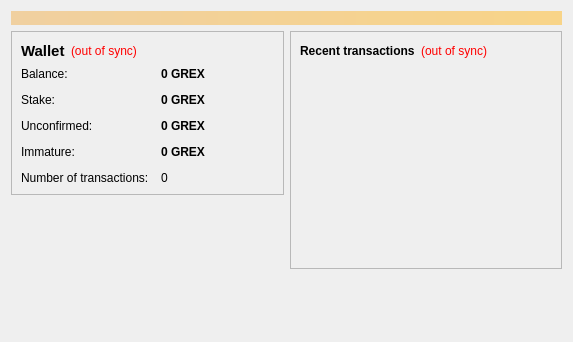
<?xml version="1.0" encoding="UTF-8"?>
<ui version="4.0">
 <class>OverviewPage</class>
 <widget class="QWidget" name="OverviewPage">
  <property name="geometry">
   <rect>
    <x>0</x>
    <y>0</y>
    <width>573</width>
    <height>342</height>
   </rect>
  </property>
  <property name="windowTitle">
   <string>Form</string>
  </property>
  <layout class="QVBoxLayout" name="topLayout">
   <item>
    <widget class="QLabel" name="labelAlerts">
     <property name="visible">
      <bool>false</bool>
     </property>
     <property name="styleSheet">
      <string notr="true">background-color: qlineargradient(x1: 0, y1: 0, x2: 1, y2: 0, stop:0 #F0D0A0, stop:1 #F8D488); color:#000000;</string>
     </property>
     <property name="wordWrap">
      <bool>true</bool>
     </property>
     <property name="margin">
      <number>3</number>
     </property>
    </widget>
   </item>
   <item>
    <layout class="QHBoxLayout" name="horizontalLayout" stretch="1,1">
     <item>
      <layout class="QVBoxLayout" name="verticalLayout_2">
       <item>
        <widget class="QFrame" name="frame">
         <property name="frameShape">
          <enum>QFrame::StyledPanel</enum>
         </property>
         <property name="frameShadow">
          <enum>QFrame::Raised</enum>
         </property>
         <layout class="QVBoxLayout" name="verticalLayout_4">
          <item>
           <layout class="QHBoxLayout" name="horizontalLayout_4">
            <item>
             <widget class="QLabel" name="label_5">
              <property name="font">
               <font>
                <pointsize>11</pointsize>
                <weight>75</weight>
                <bold>true</bold>
               </font>
              </property>
              <property name="text">
               <string>Wallet</string>
              </property>
             </widget>
            </item>
            <item>
             <widget class="QLabel" name="labelWalletStatus">
              <property name="toolTip">
               <string>The displayed information may be out of date. Your wallet automatically synchronizes with the GreenCoinX network after a connection is established, but this process has not completed yet.</string>
              </property>
              <property name="styleSheet">
               <string notr="true">QLabel { color: red; }</string>
              </property>
              <property name="text">
               <string notr="true">(out of sync)</string>
              </property>
              <property name="alignment">
               <set>Qt::AlignLeading|Qt::AlignLeft|Qt::AlignVCenter</set>
              </property>
             </widget>
            </item>
            <item>
             <spacer name="horizontalSpacer_2">
              <property name="orientation">
               <enum>Qt::Horizontal</enum>
              </property>
              <property name="sizeHint" stdset="0">
               <size>
                <width>40</width>
                <height>20</height>
               </size>
              </property>
             </spacer>
            </item>
           </layout>
          </item>
          <item>
           <layout class="QFormLayout" name="formLayout_2">
            <property name="fieldGrowthPolicy">
             <enum>QFormLayout::AllNonFixedFieldsGrow</enum>
            </property>
            <property name="horizontalSpacing">
             <number>12</number>
            </property>
            <property name="verticalSpacing">
             <number>12</number>
            </property>
            <item row="0" column="0">
             <widget class="QLabel" name="label">
              <property name="text">
               <string>Balance:</string>
              </property>
             </widget>
            </item>
            <item row="0" column="1">
             <widget class="QLabel" name="labelBalance">
              <property name="font">
               <font>
                <weight>75</weight>
                <bold>true</bold>
               </font>
              </property>
              <property name="cursor">
               <cursorShape>IBeamCursor</cursorShape>
              </property>
              <property name="toolTip">
               <string>Your current balance</string>
              </property>
              <property name="text">
               <string notr="true">0 GREX</string>
              </property>
              <property name="textInteractionFlags">
               <set>Qt::LinksAccessibleByMouse|Qt::TextSelectableByKeyboard|Qt::TextSelectableByMouse</set>
              </property>
             </widget>
            </item>
            <item row="1" column="0">
             <widget class="QLabel" name="label_6">
              <property name="text">
               <string>Stake:</string>
              </property>
             </widget>
            </item>
            <item row="1" column="1">
             <widget class="QLabel" name="labelStake">
              <property name="font">
               <font>
                <weight>75</weight>
                <bold>true</bold>
               </font>
              </property>
              <property name="cursor">
               <cursorShape>IBeamCursor</cursorShape>
              </property>
              <property name="toolTip">
               <string>Total of coins that was staked, and do not yet count toward the current balance</string>
              </property>
              <property name="text">
               <string notr="true">0 GREX</string>
              </property>
              <property name="textInteractionFlags">
               <set>Qt::LinksAccessibleByMouse|Qt::TextSelectableByKeyboard|Qt::TextSelectableByMouse</set>
              </property>
             </widget>
            </item>
            <item row="2" column="0">
             <widget class="QLabel" name="label_3">
              <property name="text">
               <string>Unconfirmed:</string>
              </property>
             </widget>
            </item>
            <item row="2" column="1">
             <widget class="QLabel" name="labelUnconfirmed">
              <property name="font">
               <font>
                <weight>75</weight>
                <bold>true</bold>
               </font>
              </property>
              <property name="cursor">
               <cursorShape>IBeamCursor</cursorShape>
              </property>
              <property name="toolTip">
               <string>Total of transactions that have yet to be confirmed, and do not yet count toward the current balance</string>
              </property>
              <property name="text">
               <string notr="true">0 GREX</string>
              </property>
              <property name="textInteractionFlags">
               <set>Qt::LinksAccessibleByMouse|Qt::TextSelectableByKeyboard|Qt::TextSelectableByMouse</set>
              </property>
             </widget>
            </item>
            <item row="3" column="0">
             <widget class="QLabel" name="labelImmatureText">
              <property name="text">
               <string>Immature:</string>
              </property>
             </widget>
            </item>
            <item row="3" column="1">
             <widget class="QLabel" name="labelImmature">
              <property name="font">
               <font>
                <weight>75</weight>
                <bold>true</bold>
               </font>
              </property>
              <property name="toolTip">
               <string>Mined balance that has not yet matured</string>
              </property>
              <property name="text">
               <string notr="true">0 GREX</string>
              </property>
              <property name="textInteractionFlags">
               <set>Qt::LinksAccessibleByMouse|Qt::TextSelectableByKeyboard|Qt::TextSelectableByMouse</set>
              </property>
             </widget>
            </item>
            <item row="4" column="0">
             <widget class="QLabel" name="label_2">
              <property name="text">
               <string>Number of transactions:</string>
              </property>
             </widget>
            </item>
            <item row="4" column="1">
             <widget class="QLabel" name="labelNumTransactions">
              <property name="toolTip">
               <string>Total number of transactions in wallet</string>
              </property>
              <property name="text">
               <string notr="true">0</string>
              </property>
             </widget>
            </item>
           </layout>
          </item>
         </layout>
        </widget>
       </item>
       <item>
        <spacer name="verticalSpacer">
         <property name="orientation">
          <enum>Qt::Vertical</enum>
         </property>
         <property name="sizeHint" stdset="0">
          <size>
           <width>20</width>
           <height>40</height>
          </size>
         </property>
        </spacer>
       </item>
      </layout>
     </item>
     <item>
      <layout class="QVBoxLayout" name="verticalLayout_3">
       <item>
        <widget class="QFrame" name="frame_2">
         <property name="frameShape">
          <enum>QFrame::StyledPanel</enum>
         </property>
         <property name="frameShadow">
          <enum>QFrame::Raised</enum>
         </property>
         <layout class="QVBoxLayout" name="verticalLayout">
          <item>
           <layout class="QHBoxLayout" name="horizontalLayout_2">
            <item>
             <widget class="QLabel" name="label_4">
              <property name="text">
               <string>&lt;b&gt;Recent transactions&lt;/b&gt;</string>
              </property>
             </widget>
            </item>
            <item>
             <widget class="QLabel" name="labelTransactionsStatus">
              <property name="toolTip">
               <string>The displayed information may be out of date. Your wallet automatically synchronizes with the GreenCoinX network after a connection is established, but this process has not completed yet.</string>
              </property>
              <property name="styleSheet">
               <string notr="true">QLabel { color: red; }</string>
              </property>
              <property name="text">
               <string notr="true">(out of sync)</string>
              </property>
              <property name="alignment">
               <set>Qt::AlignRight|Qt::AlignTrailing|Qt::AlignVCenter</set>
              </property>
             </widget>
            </item>
            <item>
             <spacer name="horizontalSpacer">
              <property name="orientation">
               <enum>Qt::Horizontal</enum>
              </property>
              <property name="sizeHint" stdset="0">
               <size>
                <width>40</width>
                <height>20</height>
               </size>
              </property>
             </spacer>
            </item>
           </layout>
          </item>
          <item>
           <widget class="QListView" name="listTransactions">
            <property name="styleSheet">
             <string notr="true">QListView { background: transparent; }</string>
            </property>
            <property name="frameShape">
             <enum>QFrame::NoFrame</enum>
            </property>
            <property name="verticalScrollBarPolicy">
             <enum>Qt::ScrollBarAlwaysOff</enum>
            </property>
            <property name="horizontalScrollBarPolicy">
             <enum>Qt::ScrollBarAlwaysOff</enum>
            </property>
            <property name="selectionMode">
             <enum>QAbstractItemView::NoSelection</enum>
            </property>
           </widget>
          </item>
         </layout>
        </widget>
       </item>
       <item>
        <spacer name="verticalSpacer_2">
         <property name="orientation">
          <enum>Qt::Vertical</enum>
         </property>
         <property name="sizeHint" stdset="0">
          <size>
           <width>20</width>
           <height>40</height>
          </size>
         </property>
        </spacer>
       </item>
      </layout>
     </item>
    </layout>
   </item>
  </layout>
 </widget>
 <resources/>
 <connections/>
</ui>
